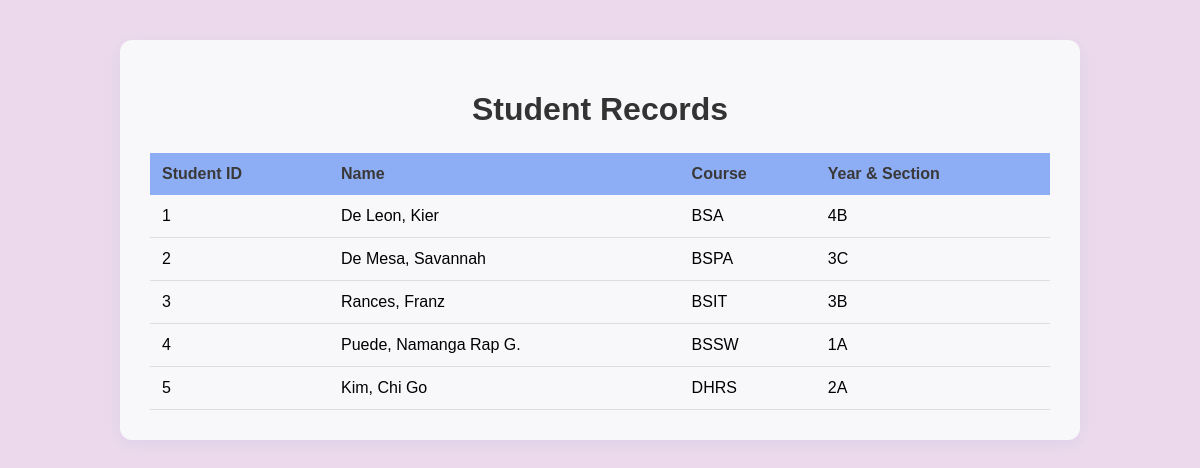
The page / on the database its author committed.
### main/models.py (models this page shows, shortened)
class Student(models.Model):
    student_id = models.IntegerField(unique=True)
    name = models.CharField(max_length=100)
    course = models.CharField(max_length=100)
    year_section = models.CharField(max_length=20)

### main/views.py (the view)
# urls.py: 2. Add a URL to urlpatterns:  path('', views.home, name='home')
def home(request):
    students = Student.objects.all()
    context = {
        'students': students
    }
    return render(request, 'main/home.html', context)

### main/templates/main/home.html (shortened to what this page needs)
<!DOCTYPE html>
<html lang="en">
<head>
</head>
<body>
<div class="container">
    <h1>Student Records</h1>
    {% if students %}
    <table>
        <thead>
            <tr>
                <th>Student ID</th>
                <th>Name</th>
                <th>Course</th>
                <th>Year & Section</th>
            </tr>
        </thead>
        <tbody>
            {% for student in students %}
            <tr>
                <td>{{ student.student_id }}</td>
                <td>{{ student.name }}</td>
                <td>{{ student.course }}</td>
                <td>{{ student.year_section }}</td>
            </tr>
            {% endfor %}
        </tbody>
    </table>
    {% else %}
    <p class="no-data">No student records available.</p>
    {% endif %}
</div>
</body>
</html>

### main/templates/main/home.html (style rules this page uses)
body { font-family: Helvetica, Arial, sans-serif; background-color: #ecdaec; margin: 0; padding: 40px; }
.container { max-width: 900px; margin: auto; background: rgb(248, 247, 250); padding: 30px; border-radius: 12px; box-shadow: 0 4px 15px rgba(98, 139, 230, 0.1); }
h1 { text-align: center; color: #333; margin-bottom: 25px; }
table { width: 100%; border-collapse: collapse; }
th { background-color: #8daef5; color: rgb(58, 56, 56); padding: 12px; text-align: left; }
td { padding: 12px; border-bottom: 1px solid #ddd; }

### rows shown on the page
Student: student_id "1", name "De Leon, Kier", course "BSA", year_section "4B"
Student: student_id "2", name "De Mesa, Savannah", course "BSPA", year_section "3C"
Student: student_id "3", name "Rances, Franz", course "BSIT", year_section "3B"
Student: student_id "4", name "Puede, Namanga Rap G.", course "BSSW", year_section "1A"
Student: student_id "5", name "Kim, Chi Go", course "DHRS", year_section "2A"
